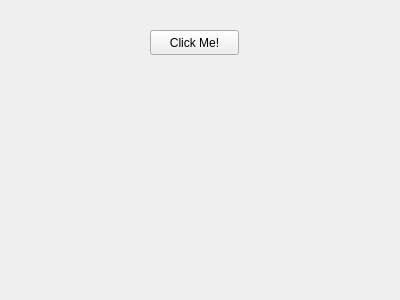
<?xml version="1.0" encoding="UTF-8"?>
<ui version="4.0">
 <class>Widget</class>
 <widget class="QWidget" name="Widget">
  <property name="geometry">
   <rect>
    <x>0</x>
    <y>0</y>
    <width>400</width>
    <height>300</height>
   </rect>
  </property>
  <property name="windowTitle">
   <string>Widget</string>
  </property>
  <widget class="QPushButton" name="pushButton">
   <property name="geometry">
    <rect>
     <x>150</x>
     <y>30</y>
     <width>89</width>
     <height>25</height>
    </rect>
   </property>
   <property name="text">
    <string>Click Me!</string>
   </property>
  </widget>
 </widget>
 <layoutdefault spacing="6" margin="11"/>
 <resources/>
 <connections/>
</ui>
